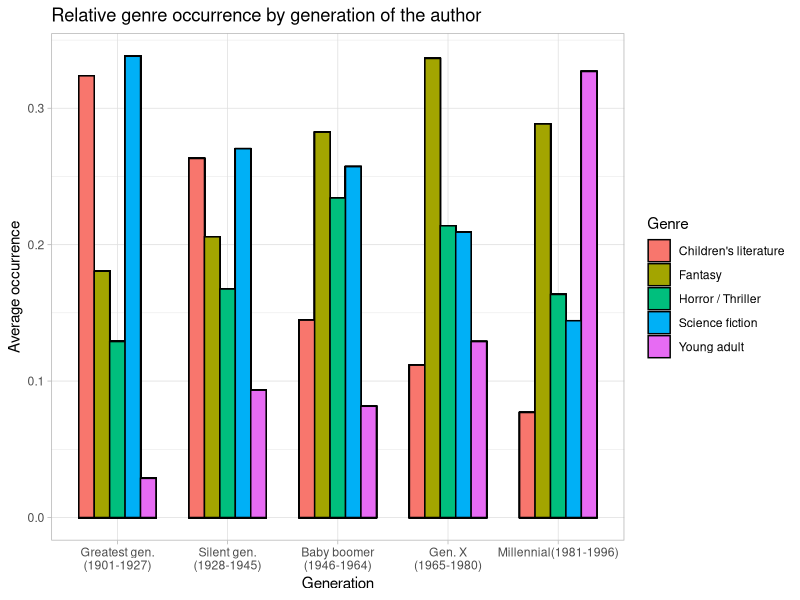
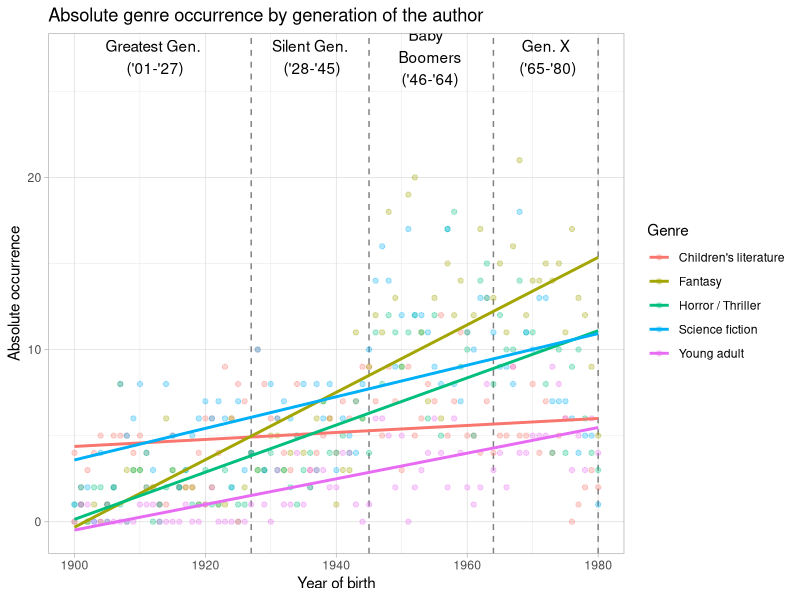
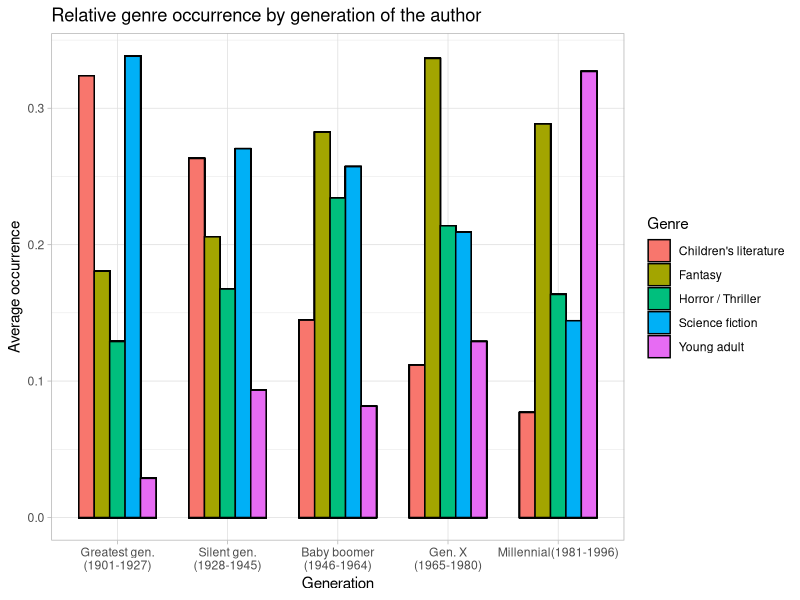
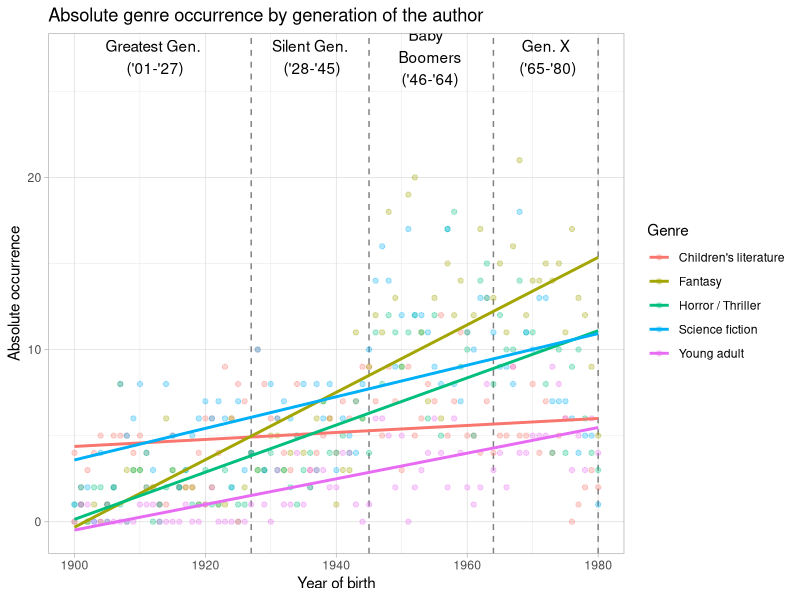

The R source for these figures, in order:
library(tidyverse)
library(dplyr)

global_data <- read_csv("global_yearly_genres_absolute.csv")

#creating filtering for new column
category <- function(year) {
  if (year <= 1927){
    return("Greatest gen.")
  } else if (year <= 1945) {
    return("Silent gen.") 
  } else if(year <=1964) {
    return("Baby boomer")
  } else if(year <=1980){
    return("Gen. X")
  } else if(year <=1996){
    return("Millennial")
  } else {
    return("no info")
  }
}

# Generation grouping + Pivot longer for relative and absolute
global_data_absolute <- pivot_longer(global_data, c("childrens_literature", "fantasy", "horror_thriller", "science_fiction", "young_adult"), names_to = "genre")

global_data_relative <- global_data |>
  mutate(generation = sapply(year, category)) |>
  pivot_longer(c("childrens_literature", "fantasy", "horror_thriller", "science_fiction", "young_adult"), names_to = "genre", values_to = 'absolute_frequency') |>
  filter(generation != 'no info') |>
  group_by(generation) |>
  mutate(total_observations = sum(absolute_frequency)) |>
  group_by(generation, genre) |>
  mutate(relative_frequency = sum(absolute_frequency)/total_observations)

# Visualization: bar plot for relative occurrence
ggplot(data = global_data_relative) +
  aes(x = generation, y = relative_frequency, fill = genre)+
  labs(title = "Relative genre occurrence by generation of the author",
      x = "Generation",
      y = "Average occurrence", 
      fill = "Genre"
    ) +
  scale_fill_discrete(labels = c("Children's literature", "Fantasy", "Horror / Thriller", "Science fiction", "Young adult")) +
  scale_x_discrete(limits = c("Greatest gen.", "Silent gen.", "Baby boomer", "Gen. X", "Millennial"), labels = c("Greatest gen.\n(1901-1927)", "Silent gen.\n(1928-1945)", "Baby boomer\n(1946-1964)", "Gen. X\n(1965-1980)", "Millennial(1981-1996)"))+                  # changing order of bar groups
  theme_light() +
  geom_col(width = 0.7, position = "dodge", colour = 'black')
ggsave("Relative occurrence of genre per generation.pdf", width = 10, height = 6)

# Visualization: line plot for absolute occurrence 
global_data_absolute_no_millenials = filter(global_data_absolute, (year < 1981))

ggplot(data = global_data_absolute_no_millenials) +
  aes(x = year, y = value, color = genre) +
  labs(title = "Absolute genre occurrence by generation of the author",
      x = "Year of birth", 
      y = "Absolute occurrence", 
      color = "Genre",) +
  theme_light() +
  scale_colour_discrete(labels = c("Children's literature", "Fantasy", "Horror / Thriller", "Science fiction", "Young adult")) +
  geom_vline(xintercept = 1927, linetype = "dashed", color = 'grey50') +
  geom_vline(xintercept = 1945, linetype = "dashed", color = 'grey50') +
  geom_vline(xintercept = 1964, linetype = "dashed", color = 'grey50') +
  geom_vline(xintercept = 1980, linetype = "dashed", color = 'grey50') +
  #geom_vline(xintercept = 1996, linetype = "dashed", color = 'grey50') +
  annotate("text", x = 1912, y = 27, label = "Greatest Gen.\n ('01-'27)") +
  annotate("text", x = 1936, y = 27, label = "Silent Gen.\n ('28-'45)") +
  annotate("text", x = 1954, y = 27, label = "Baby \n Boomers\n ('46-'64)") +
  annotate("text", x = 1972, y = 27, label = "Gen. X\n ('65-'80)") +
  #annotate("text", x = 1990, y = 27, label = "Millenials\n ('81-'96)") +
  geom_point(alpha = 0.3) +
  geom_smooth(method = "lm", se = FALSE)
ggsave("Absolute occurrence by genre by gen (no millenials, linear regression).pdf", width = 10, height = 6)